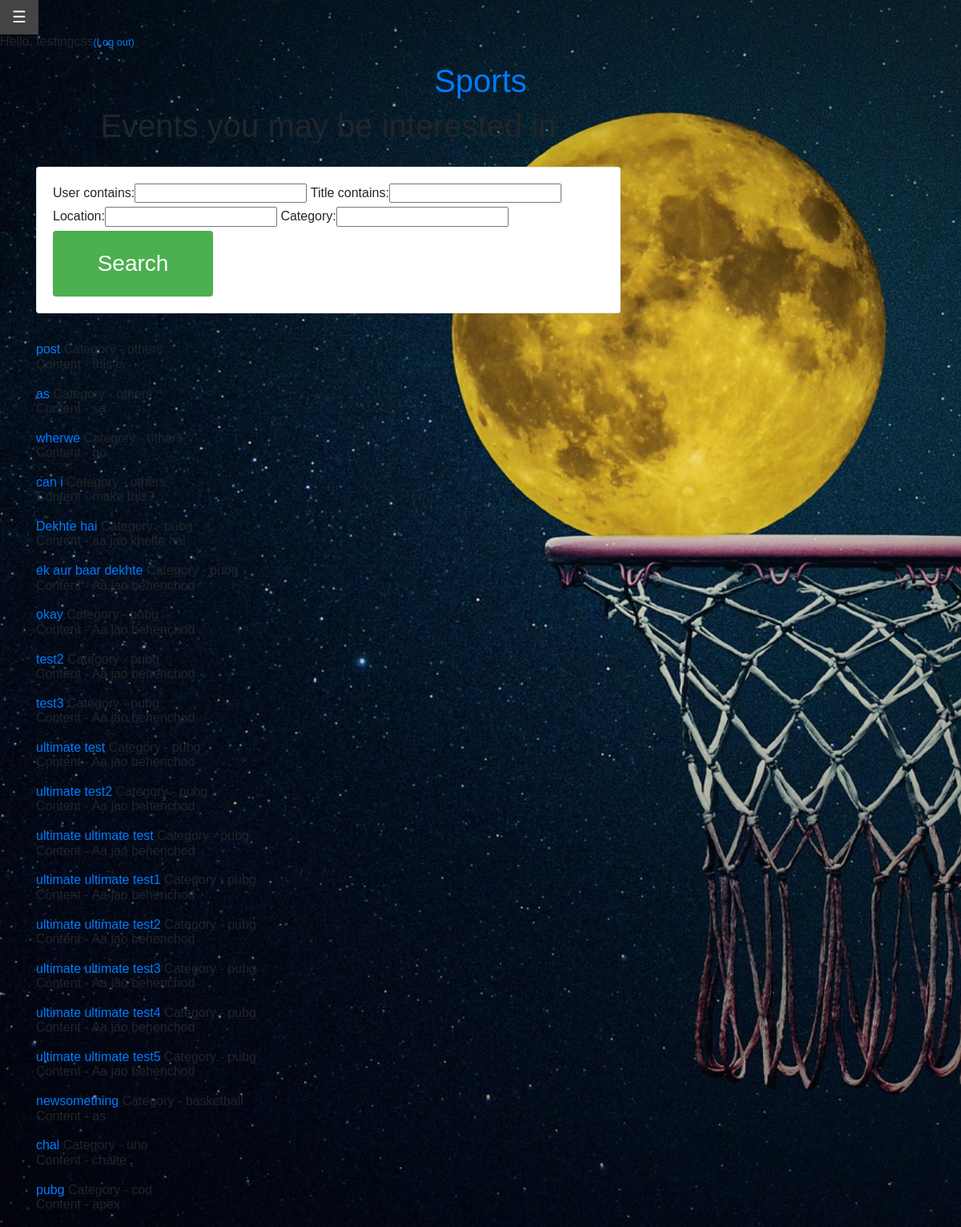
/posts2 (signed in), run on the app's committed database.
### app1/models.py (models this page shows, shortened)
class Post(models.Model):
    user= models.CharField(max_length=100)
    title= models.CharField(max_length=100)
    location = models.CharField(max_length=100, default='online')
    content= models.TextField()
    category = models.CharField(max_length=30, default='others')
    url= models.SlugField(max_length=100, unique=False, blank=True, editable=False)

### app1/views.py (the view)
# urls.py: path('posts2', views.home_view, name='posts'),
def home_view(request):
    display = []
    allposts= Post.objects.all()
    myFilter = PostFilter(request.GET, queryset=allposts )
    allposts = myFilter.qs
    for post in allposts:
        if post.location=="online" or post.location == request.user.profile.location:
            display.append(post)
    context= {'allposts': display,'myFilter': myFilter,
              }
    return render(request, 'posts2.html', context)

### Templates/posts2.html
{% extends 'base.html' %}
{% block content%}
<h1>Events you may be interested in </h1>
<br>
    <div class="row">
      <div class="col">
        <div class="card card-body">
          <form method="get">
            {{myFilter.form}}
            <button class="btn btn-primary" type="submit" >Search</button>
          </form>
        </div>
      </div>
    </div>
<br><br>
        {% for post in allposts %}
        <a href='/posts/{{ post.url }}/'>{{ post.title }} </a> Category - {{ post.category }}
        <br>
        Content - {{post.content}}
        <br><br>
        {% endfor %}
{%endblock%}

### Templates/base.html (shortened to what this page needs)
{% load static %}
<!DOCTYPE HTML>
<html lang="en">
<head>
<link rel="stylesheet" href="https://stackpath.bootstrapcdn.com/bootstrap/4.3.1/css/bootstrap.min.css">
<link rel="stylesheet" href="{% static 'style.css' %}">
<link rel="stylesheet" href="https://cdnjs.cloudflare.com/ajax/libs/font-awesome/4.7.0/css/font-awesome.min.css">
</head>
<body>
  <div class="page-header">
    <div id="main">
      <button class="openbtn" onclick="openNav()">☰</button>
    </div>
    {% if user.is_authenticated %}
    <p class="top-menu">
      Hello, {{ user.username }}<a href="{% url 'logout' %}" class="top-menu"><small>(Log out)</small></a></p>
    {% endif %}
    <h1><a href="/" title="Home Page">Sports</a></h1>
  </div>
  <div class="content container">
    <div class="row">
      <div class="col-md-8">
        {% block content %}
        {% endblock %}
      </div>
    </div>
  </div>
</body>
</html>

### static/style.css (style rules this page uses)
html { height:100%; }
body { background: url('/static/login.jpg'); height: 100%; background-attachment: fixed; background-position: center; background-repeat: no-repeat; background-size: cover; margin: 0; padding: 0; border: 0; font-size: 100%; font: inherit; vertical-align: baseline; }
h1 { font-weight: 500; line-height: 1.2; text-align:center; }
.openbtn { font-size: 20px; cursor: pointer; background-color: #111; color: white; padding: 10px 15px; border: none; }
button[type=submit] { position: relative; background-color: #4CAF50; border: none; font-size: 28px; color: #FFFFFF; padding: 20px; width: 200px; text-align: center; transition-duration: 0.4s; text-decoration: none; overflow: hidden; cursor: pointer; }
body { font-family: 'Mukta', sans-serif; }

### data on the page
Post: title "post", category "others", content "this is"
Post: title "as", category "others", content "sa"
Post: title "wherwe", category "others", content "go"
Post: title "can i", category "others", content "make this?"
Post: title "Dekhte hai", category "pubg", content "aa jao khelte hai"
Post: title "ek aur baar dekhte", category "pubg", content "Aa jao behenchod"
Post: title "okay", category "pubg", content "Aa jao behenchod"
Post: title "test2", category "pubg", content "Aa jao behenchod"
Post: title "test3", category "pubg", content "Aa jao behenchod"
Post: title "ultimate test", category "pubg", content "Aa jao behenchod"
Post: title "ultimate test2", category "pubg", content "Aa jao behenchod"
Post: title "ultimate ultimate test", category "pubg", content "Aa jao behenchod"
Post: title "ultimate ultimate test1", category "pubg", content "Aa jao behenchod"
Post: title "ultimate ultimate test2", category "pubg", content "Aa jao behenchod"
Post: title "ultimate ultimate test3", category "pubg", content "Aa jao behenchod"
Post: title "ultimate ultimate test4", category "pubg", content "Aa jao behenchod"
Post: title "ultimate ultimate test5", category "pubg", content "Aa jao behenchod"
Post: title "newsomething", category "basketball", content "as"
Post: title "chal", category "uno", content "chalte"
Post: title "pubg", category "cod", content "apex"

### other printed values
{{ user.username }} "testingcss"
